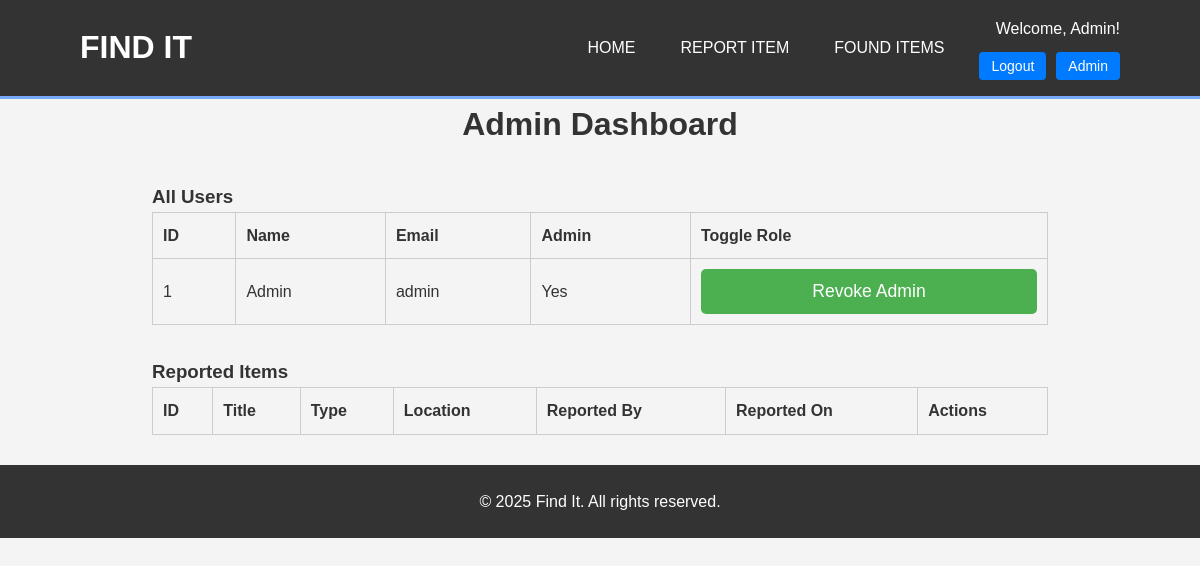
The page /admin (signed in) on the database its author committed.
### app/models.py (models this page shows)
class User(db.Model):
    user_id = db.Column(db.Integer, primary_key=True)
    name = db.Column(db.String(100))
    email = db.Column(db.String(120), unique=True)
    password_hash = db.Column(db.String(128))
    items = db.relationship("Item", backref="owner", lazy=True)
    is_admin = db.Column(db.Boolean, default=False)

### app/routes.py (the view)
@routes.route('/admin')
@admin_required
def admin_dashboard():
    users = User.query.all()
    items = Item.query.all()
    return render_template('admin.html', users=users, items=items)

### app/routes.py (called while the page is built)
def admin_required(f):
    @wraps(f)
    def decorated_function(*args, **kwargs):
        user_id = session.get("user_id")
        user = User.query.get(user_id)
        if not user or not user.is_admin:
            abort(403)
        return f(*args, **kwargs)
    return decorated_function

### app/templates/admin.html (shortened to what this page needs)
{% extends "base.html" %}
{% block content %}
<div class="admin-dashboard container">
  <h2>Admin Dashboard</h2>
  <section class="admin-section">
    <h3>All Users</h3>
    <table class="admin-table">
      <thead>
        <tr>
          <th>ID</th>
          <th>Name</th>
          <th>Email</th>
          <th>Admin</th>
          <th>Toggle Role</th>
        </tr>
      </thead>
      <tbody>
        {% for user in users %}
        <tr>
          <td>{{ user.user_id }}</td>
          <td>{{ user.name }}</td>
          <td>{{ user.email }}</td>
          <td>{{ 'Yes' if user.is_admin else 'No' }}</td>
          <td>
            <form method="POST" action="{{ url_for('routes.toggle_admin', user_id=user.user_id) }}">
              <button type="submit" class="admin-btn toggle">{{ 'Revoke Admin' if user.is_admin else 'Make Admin'
                }}</button>
            </form>
          </td>
        </tr>
        {% endfor %}
      </tbody>
    </table>
  </section>
  <section class="admin-section">
    <h3>Reported Items</h3>
    <table class="admin-table">
      <thead>
        <tr>
          <th>ID</th>
          <th>Title</th>
          <th>Type</th>
          <th>Location</th>
          <th>Reported By</th>
          <th>Reported On</th>
          <th>Actions</th>
        </tr>
      </thead>
    </table>
  </section>
</div>
{% endblock %}

### app/static/css/style.css (style rules this page uses)
* { margin: 0; padding: 0; box-sizing: border-box; }
body { font-family: Arial, sans-serif; line-height: 1.6; background-color: #f4f4f4; color: #333; }
.container { width: 90%; max-width: 1200px; margin: auto; overflow: hidden; padding: 0 20px; }
h2 { color: #333; text-align: center; margin-bottom: 20px; font-size: 2rem; }
form button[type="submit"] { display: block; width: 100%; padding: 12px; background: #007bff; color: #fff; border: none; border-radius: 5px; font-size: 1.1rem; cursor: pointer; transition: background 0.3s ease; }

### app/templates/admin.html (style rules this page uses)
.admin-dashboard h2 { font-size: 2rem; margin-bottom: 1rem; }
.admin-section { margin-top: 2rem; }
.admin-table { width: 100%; border-collapse: collapse; }
.admin-table th, .admin-table td { border: 1px solid #ccc; padding: 10px; text-align: left; }
.admin-btn { padding: 5px 10px; border: none; border-radius: 5px; cursor: pointer; }
.admin-btn.toggle { background-color: #4CAF50; color: white; }

### rows shown on the page
User: user_id "1", name "Admin", email "admin", is_admin "Yes", is_admin "Revoke Admin"

### other values the page prints
{{ session['user_name'] }} "Admin"
